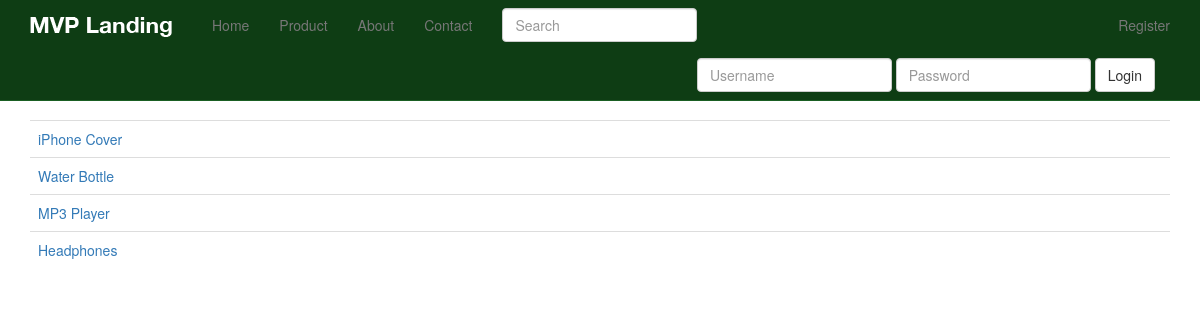
/products/, run on an earlier commit of the app's database.
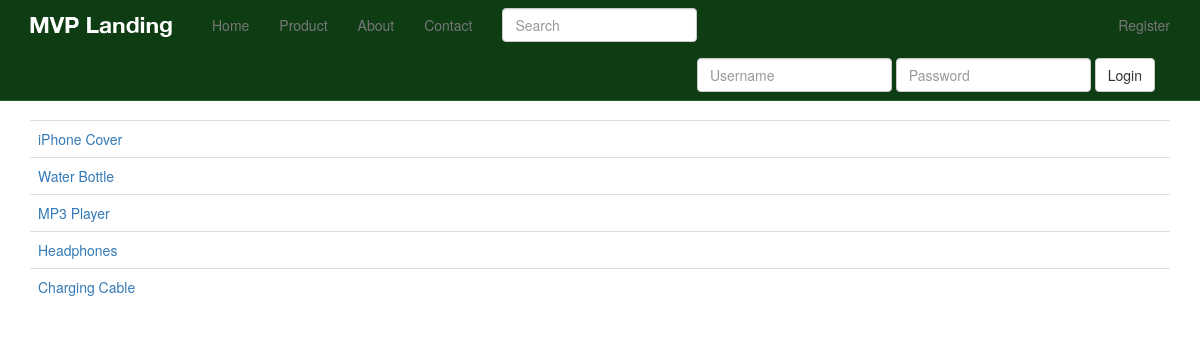
And on a later commit of the database.
### products/models.py (models this page shows)
class Product(models.Model):
    title = models.CharField(max_length=120)
    description = models.TextField(blank=True, null=True)
    price = models.DecimalField(decimal_places=2, max_digits=10)
    active = models.BooleanField(default=True)
    categories = models.ManyToManyField('Category', blank=True)
    default = models.ForeignKey('Category', related_name='default_category', null=True, blank=True)
    objects = ProductManager()
    class Meta:
        ordering = ["-title"]
    def __unicode__(self):   # def __str__(self):
        return self.title
    def get_absolute_url(self):
        return reverse("product_detail", kwargs={"pk": self.pk})

### products/views.py (the view, shortened to what this page needs)
class ProductListView(ListView):
    model = Product
    queryset = Product.objects.all()
    def get_context_data(self, **kwargs):
        context = super(ProductListView, self).get_context_data(**kwargs)
        print(context)
        context["now"] = timezone.now()
        context["query"] = self.request.GET.get("q")
        return context
    def get_queryset(self, *args, **kwargs):
        qs = super(ProductListView, self).get_queryset(*args, **kwargs)
        query = self.request.GET.get("q")
        return qs

### products/templates/products/product_list.html
{% extends 'base.html' %}
{% block content %}
    <table class="table">
        {% for object in object_list %}
            <tr>
                <td><a href="{{ object.get_absolute_url }}">{{ object.title }}</a>
            </tr>
        {% endfor %}
    </table>
{% endblock %}

What changed in the data, as far as the page shows it:
now on this page (row edited): Product: title "Charging Cable"
